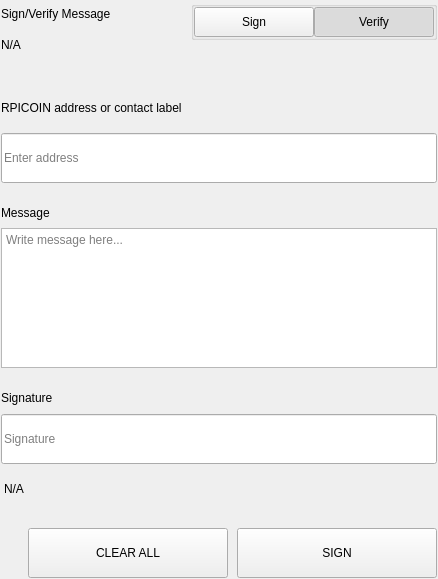
<?xml version="1.0" encoding="UTF-8"?>
<ui version="4.0">
 <class>SettingsSignMessageWidgets</class>
 <widget class="QWidget" name="SettingsSignMessageWidgets">
  <property name="geometry">
   <rect>
    <x>0</x>
    <y>0</y>
    <width>438</width>
    <height>579</height>
   </rect>
  </property>
  <property name="windowTitle">
   <string>Form</string>
  </property>
  <layout class="QVBoxLayout" name="verticalLayout">
   <property name="spacing">
    <number>0</number>
   </property>
   <property name="leftMargin">
    <number>0</number>
   </property>
   <property name="topMargin">
    <number>0</number>
   </property>
   <property name="rightMargin">
    <number>0</number>
   </property>
   <property name="bottomMargin">
    <number>0</number>
   </property>
   <item>
    <widget class="QWidget" name="left" native="true">
     <layout class="QVBoxLayout" name="verticalLayout_3">
      <property name="leftMargin">
       <number>0</number>
      </property>
      <property name="topMargin">
       <number>0</number>
      </property>
      <property name="rightMargin">
       <number>0</number>
      </property>
      <property name="bottomMargin">
       <number>0</number>
      </property>
      <item>
       <widget class="QWidget" name="container_sign" native="true">
        <layout class="QVBoxLayout" name="verticalLayout_2">
         <property name="spacing">
          <number>0</number>
         </property>
         <property name="leftMargin">
          <number>1</number>
         </property>
         <property name="topMargin">
          <number>1</number>
         </property>
         <property name="rightMargin">
          <number>1</number>
         </property>
         <property name="bottomMargin">
          <number>1</number>
         </property>
         <item>
          <layout class="QHBoxLayout" name="horizontalLayout_3" stretch="3,1">
           <property name="spacing">
            <number>40</number>
           </property>
           <item>
            <layout class="QVBoxLayout" name="verticalLayoutTitle">
             <property name="spacing">
              <number>5</number>
             </property>
             <item>
              <widget class="QLabel" name="labelTitle">
               <property name="text">
                <string>Sign/Verify Message</string>
               </property>
              </widget>
             </item>
             <item>
              <widget class="QLabel" name="labelSubtitle1">
               <property name="text">
                <string notr="true">N/A</string>
               </property>
               <property name="wordWrap">
                <bool>true</bool>
               </property>
              </widget>
             </item>
            </layout>
           </item>
           <item alignment="Qt::AlignRight|Qt::AlignTop">
            <widget class="QWidget" name="containerSwitch" native="true">
             <property name="styleSheet">
              <string notr="true">#containerSwitch{
	padding-top:9px;
}</string>
             </property>
             <layout class="QVBoxLayout" name="verticalLayout_6">
              <property name="spacing">
               <number>4</number>
              </property>
              <property name="leftMargin">
               <number>0</number>
              </property>
              <property name="topMargin">
               <number>0</number>
              </property>
              <property name="rightMargin">
               <number>0</number>
              </property>
              <property name="bottomMargin">
               <number>0</number>
              </property>
              <item alignment="Qt::AlignRight">
               <widget class="QGroupBox" name="groupBox">
                <property name="sizePolicy">
                 <sizepolicy hsizetype="Fixed" vsizetype="Preferred">
                  <horstretch>0</horstretch>
                  <verstretch>0</verstretch>
                 </sizepolicy>
                </property>
                <property name="title">
                 <string/>
                </property>
                <property name="alignment">
                 <set>Qt::AlignRight|Qt::AlignTop|Qt::AlignTrailing</set>
                </property>
                <layout class="QHBoxLayout" name="horizontalLayout_4">
                 <property name="spacing">
                  <number>0</number>
                 </property>
                 <property name="leftMargin">
                  <number>0</number>
                 </property>
                 <property name="topMargin">
                  <number>0</number>
                 </property>
                 <property name="rightMargin">
                  <number>0</number>
                 </property>
                 <property name="bottomMargin">
                  <number>0</number>
                 </property>
                 <item>
                  <widget class="QPushButton" name="pushSign">
                   <property name="minimumSize">
                    <size>
                     <width>120</width>
                     <height>30</height>
                    </size>
                   </property>
                   <property name="maximumSize">
                    <size>
                     <width>120</width>
                     <height>30</height>
                    </size>
                   </property>
                   <property name="focusPolicy">
                    <enum>Qt::NoFocus</enum>
                   </property>
                   <property name="text">
                    <string>Sign</string>
                   </property>
                   <property name="checkable">
                    <bool>true</bool>
                   </property>
                   <property name="autoExclusive">
                    <bool>true</bool>
                   </property>
                  </widget>
                 </item>
                 <item>
                  <widget class="QPushButton" name="pushVerify">
                   <property name="minimumSize">
                    <size>
                     <width>120</width>
                     <height>30</height>
                    </size>
                   </property>
                   <property name="maximumSize">
                    <size>
                     <width>120</width>
                     <height>30</height>
                    </size>
                   </property>
                   <property name="focusPolicy">
                    <enum>Qt::NoFocus</enum>
                   </property>
                   <property name="text">
                    <string>Verify</string>
                   </property>
                   <property name="checkable">
                    <bool>true</bool>
                   </property>
                   <property name="checked">
                    <bool>true</bool>
                   </property>
                   <property name="autoExclusive">
                    <bool>true</bool>
                   </property>
                  </widget>
                 </item>
                </layout>
               </widget>
              </item>
              <item alignment="Qt::AlignHCenter|Qt::AlignTop">
               <widget class="QLabel" name="labelSubtitleSwitch">
                <property name="text">
                 <string/>
                </property>
                <property name="alignment">
                 <set>Qt::AlignRight|Qt::AlignTrailing|Qt::AlignVCenter</set>
                </property>
               </widget>
              </item>
             </layout>
            </widget>
           </item>
          </layout>
         </item>
         <item>
          <spacer name="verticalSpacer_2">
           <property name="orientation">
            <enum>Qt::Vertical</enum>
           </property>
           <property name="sizeType">
            <enum>QSizePolicy::Fixed</enum>
           </property>
           <property name="sizeHint" stdset="0">
            <size>
             <width>20</width>
             <height>40</height>
            </size>
           </property>
          </spacer>
         </item>
         <item>
          <widget class="QWidget" name="containerAddress" native="true">
           <property name="sizePolicy">
            <sizepolicy hsizetype="Preferred" vsizetype="Fixed">
             <horstretch>0</horstretch>
             <verstretch>0</verstretch>
            </sizepolicy>
           </property>
           <layout class="QVBoxLayout" name="verticalLayout_5" stretch="0,0">
            <property name="spacing">
             <number>15</number>
            </property>
            <property name="leftMargin">
             <number>0</number>
            </property>
            <property name="topMargin">
             <number>0</number>
            </property>
            <property name="rightMargin">
             <number>0</number>
            </property>
            <property name="bottomMargin">
             <number>0</number>
            </property>
            <item>
             <widget class="QLabel" name="labelSubtitleAddress">
              <property name="minimumSize">
               <size>
                <width>0</width>
                <height>20</height>
               </size>
              </property>
              <property name="maximumSize">
               <size>
                <width>16777215</width>
                <height>20</height>
               </size>
              </property>
              <property name="text">
               <string>RPICOIN address or contact label</string>
              </property>
             </widget>
            </item>
            <item>
             <widget class="QLineEdit" name="addressIn_SM">
              <property name="minimumSize">
               <size>
                <width>0</width>
                <height>50</height>
               </size>
              </property>
              <property name="maximumSize">
               <size>
                <width>16777215</width>
                <height>50</height>
               </size>
              </property>
              <property name="placeholderText">
               <string>Enter address</string>
              </property>
             </widget>
            </item>
           </layout>
          </widget>
         </item>
         <item>
          <spacer name="verticalSpacer_3">
           <property name="orientation">
            <enum>Qt::Vertical</enum>
           </property>
           <property name="sizeType">
            <enum>QSizePolicy::Fixed</enum>
           </property>
           <property name="sizeHint" stdset="0">
            <size>
             <width>20</width>
             <height>20</height>
            </size>
           </property>
          </spacer>
         </item>
         <item>
          <layout class="QVBoxLayout" name="verticalLayout_9">
           <property name="spacing">
            <number>5</number>
           </property>
           <item>
            <widget class="QLabel" name="labelSubtitleMessage">
             <property name="minimumSize">
              <size>
               <width>0</width>
               <height>20</height>
              </size>
             </property>
             <property name="maximumSize">
              <size>
               <width>16777215</width>
               <height>20</height>
              </size>
             </property>
             <property name="text">
              <string>Message</string>
             </property>
            </widget>
           </item>
           <item>
            <widget class="QPlainTextEdit" name="messageIn_SM">
             <property name="minimumSize">
              <size>
               <width>0</width>
               <height>140</height>
              </size>
             </property>
             <property name="maximumSize">
              <size>
               <width>16777215</width>
               <height>140</height>
              </size>
             </property>
             <property name="placeholderText">
              <string>Write message here...</string>
             </property>
            </widget>
           </item>
          </layout>
         </item>
         <item>
          <spacer name="verticalSpacer_4">
           <property name="orientation">
            <enum>Qt::Vertical</enum>
           </property>
           <property name="sizeType">
            <enum>QSizePolicy::Fixed</enum>
           </property>
           <property name="sizeHint" stdset="0">
            <size>
             <width>20</width>
             <height>20</height>
            </size>
           </property>
          </spacer>
         </item>
         <item>
          <widget class="QWidget" name="widget" native="true">
           <property name="minimumSize">
            <size>
             <width>0</width>
             <height>75</height>
            </size>
           </property>
           <property name="maximumSize">
            <size>
             <width>16777215</width>
             <height>16777215</height>
            </size>
           </property>
           <layout class="QVBoxLayout" name="verticalLayout_4">
            <property name="leftMargin">
             <number>0</number>
            </property>
            <property name="topMargin">
             <number>0</number>
            </property>
            <property name="rightMargin">
             <number>0</number>
            </property>
            <property name="bottomMargin">
             <number>0</number>
            </property>
            <item>
             <widget class="QLabel" name="labelSubtitleSignature">
              <property name="minimumSize">
               <size>
                <width>0</width>
                <height>20</height>
               </size>
              </property>
              <property name="maximumSize">
               <size>
                <width>16777215</width>
                <height>20</height>
               </size>
              </property>
              <property name="text">
               <string>Signature</string>
              </property>
             </widget>
            </item>
            <item>
             <widget class="QLineEdit" name="signatureOut_SM">
              <property name="minimumSize">
               <size>
                <width>0</width>
                <height>50</height>
               </size>
              </property>
              <property name="placeholderText">
               <string>Signature</string>
              </property>
             </widget>
            </item>
           </layout>
          </widget>
         </item>
         <item>
          <widget class="QLabel" name="statusLabel_SM">
           <property name="styleSheet">
            <string notr="true">padding-top:5px;</string>
           </property>
           <property name="text">
            <string notr="true">N/A</string>
           </property>
          </widget>
         </item>
         <item>
          <spacer name="verticalSpacer">
           <property name="orientation">
            <enum>Qt::Vertical</enum>
           </property>
           <property name="sizeType">
            <enum>QSizePolicy::Fixed</enum>
           </property>
           <property name="sizeHint" stdset="0">
            <size>
             <width>20</width>
             <height>20</height>
            </size>
           </property>
          </spacer>
         </item>
         <item>
          <layout class="QHBoxLayout" name="horizontalLayout_7">
           <property name="spacing">
            <number>9</number>
           </property>
           <item>
            <spacer name="horizontalSpacer_5">
             <property name="orientation">
              <enum>Qt::Horizontal</enum>
             </property>
             <property name="sizeType">
              <enum>QSizePolicy::Expanding</enum>
             </property>
             <property name="sizeHint" stdset="0">
              <size>
               <width>40</width>
               <height>20</height>
              </size>
             </property>
            </spacer>
           </item>
           <item>
            <widget class="QPushButton" name="pushButtonClear">
             <property name="minimumSize">
              <size>
               <width>200</width>
               <height>50</height>
              </size>
             </property>
             <property name="focusPolicy">
              <enum>Qt::NoFocus</enum>
             </property>
             <property name="text">
              <string>CLEAR ALL</string>
             </property>
            </widget>
           </item>
           <item>
            <widget class="QPushButton" name="pushButtonSave">
             <property name="minimumSize">
              <size>
               <width>200</width>
               <height>50</height>
              </size>
             </property>
             <property name="maximumSize">
              <size>
               <width>200</width>
               <height>50</height>
              </size>
             </property>
             <property name="focusPolicy">
              <enum>Qt::NoFocus</enum>
             </property>
             <property name="text">
              <string>SIGN</string>
             </property>
            </widget>
           </item>
          </layout>
         </item>
        </layout>
       </widget>
      </item>
     </layout>
    </widget>
   </item>
  </layout>
 </widget>
 <resources/>
 <connections/>
</ui>
